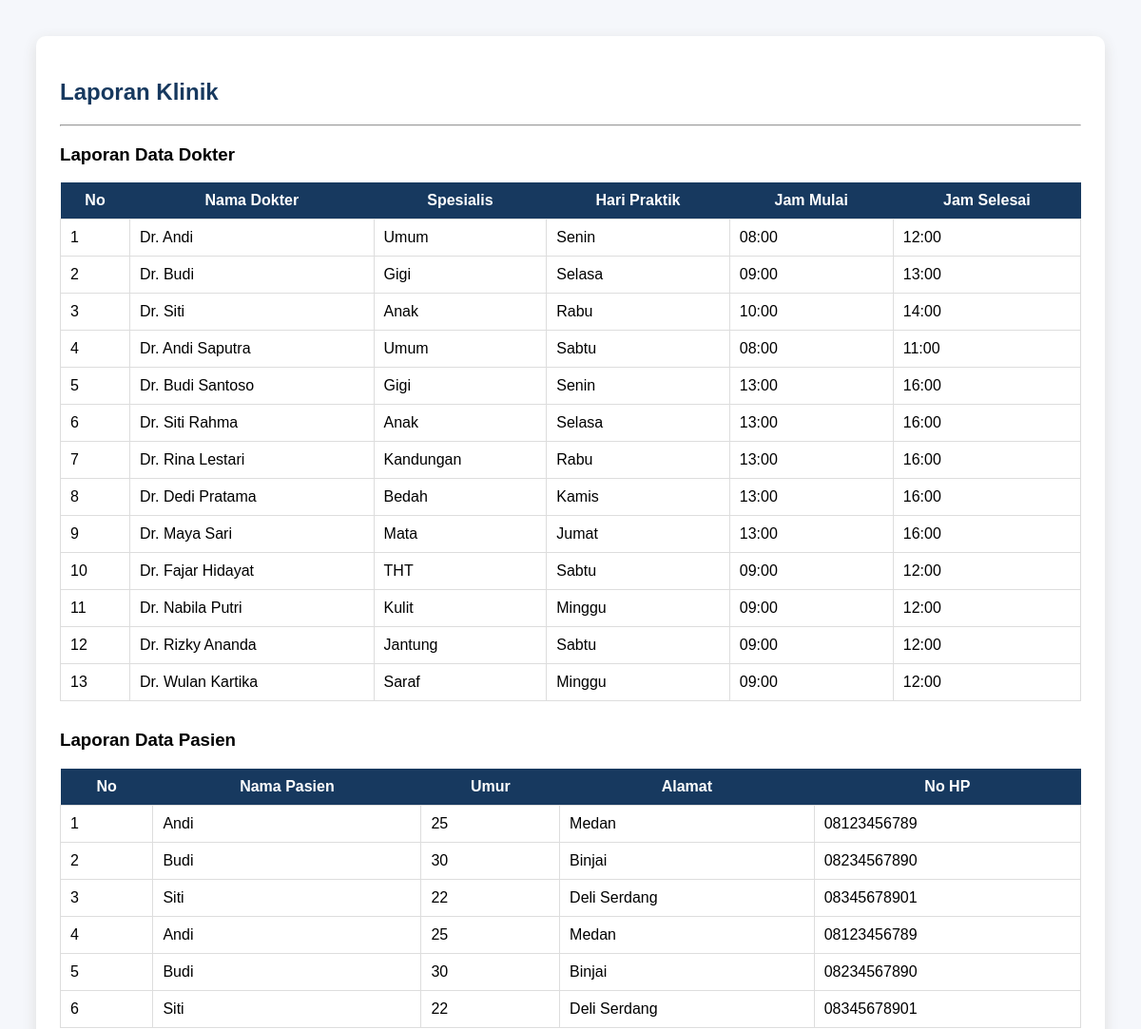
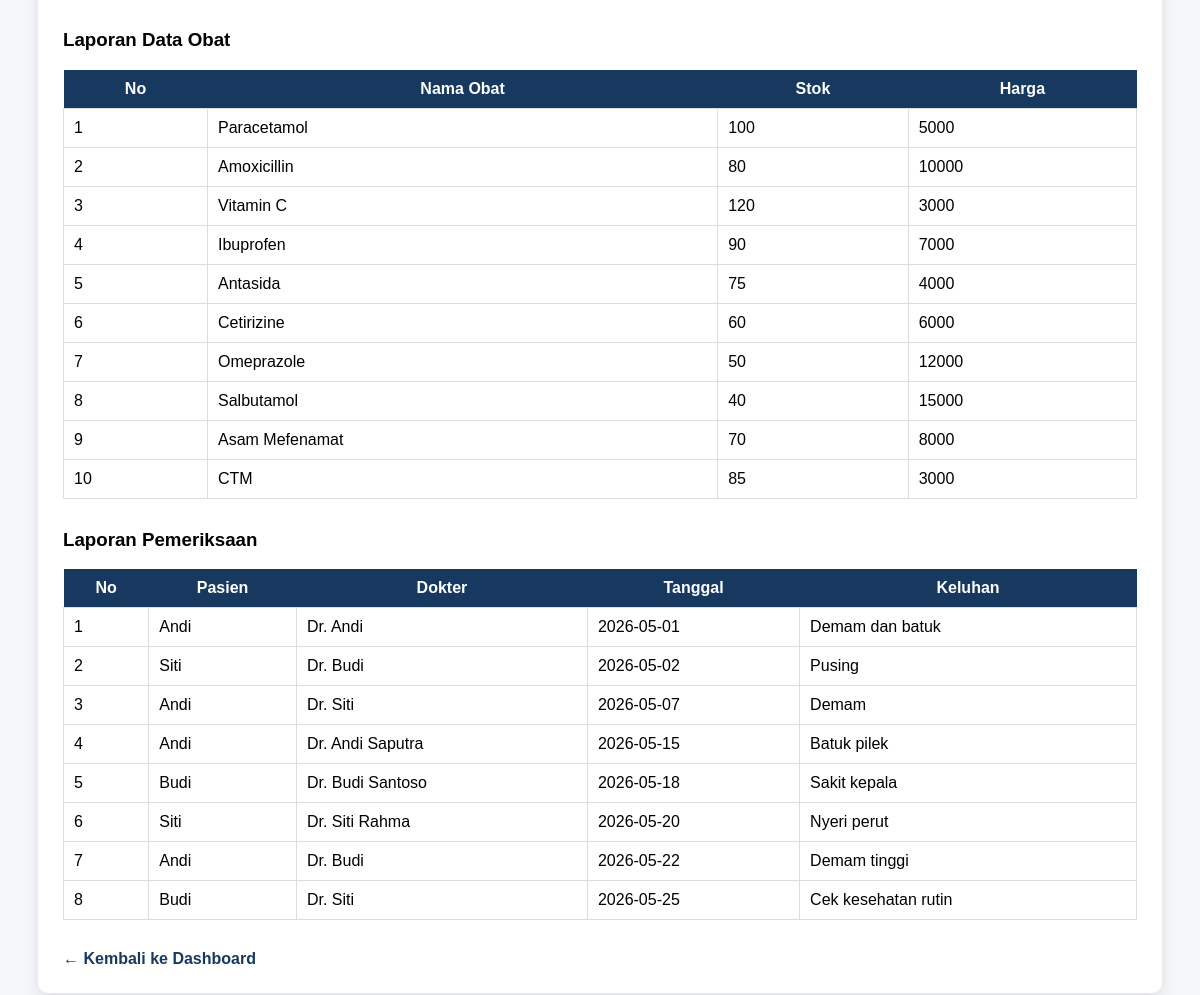
Screenshot of /laporan.php (signed in) with the database file from the repository (2 pictures, top to bottom).
### tables this page shows
CREATE TABLE `dokter` (
  `id` int(11) NOT NULL,
  `nama` varchar(100) DEFAULT NULL,
  `spesialis` varchar(100) DEFAULT NULL,
  `hari` varchar(20) DEFAULT NULL,
  `jam_mulai` time DEFAULT NULL,
  `jam_selesai` time DEFAULT NULL
);

CREATE TABLE `pasien` (
  `id` int(11) NOT NULL,
  `nama` varchar(100) DEFAULT NULL,
  `umur` int(11) DEFAULT NULL,
  `alamat` text DEFAULT NULL,
  `no_hp` varchar(15) DEFAULT NULL
);

CREATE TABLE `obat` (
  `id` int(11) NOT NULL,
  `nama_obat` varchar(100) DEFAULT NULL,
  `stok` int(11) DEFAULT NULL,
  `harga` int(11) DEFAULT NULL
);

CREATE TABLE `pemeriksaan` (
  `id` int(11) NOT NULL,
  `id_pasien` int(11) DEFAULT NULL,
  `id_dokter` int(11) DEFAULT NULL,
  `tanggal` date DEFAULT NULL,
  `keluhan` text DEFAULT NULL
);

### laporan.php (the view, shortened to what this page needs)
<?php
include "config.php";
$dokter = mysqli_query($conn,"SELECT * FROM dokter");
$pasien = mysqli_query($conn, "SELECT * FROM pasien");
$obat = mysqli_query($conn, "SELECT * FROM obat");
$pemeriksaan = mysqli_query($conn,"
SELECT pemeriksaan.*,
       pasien.nama AS nama_pasien,
       dokter.nama AS nama_dokter
FROM pemeriksaan
LEFT JOIN pasien ON pemeriksaan.id_pasien = pasien.id
LEFT JOIN dokter ON pemeriksaan.id_dokter = dokter.id
");
?>
<!DOCTYPE html>
<html>
<head>
</head>
<body>
<div class="container">
<h2>Laporan Klinik</h2>
<hr>
<h3>Laporan Data Dokter</h3>
<table>
<tr>
    <th>No</th>
    <th>Nama Dokter</th>
    <th>Spesialis</th>
    <th>Hari Praktik</th>
    <th>Jam Mulai</th>
    <th>Jam Selesai</th>
</tr>
<?php
$no = 1;
while($d = mysqli_fetch_assoc($dokter)) {
?>
<tr>
    <td><?= $no++ ?></td>
    <td><?= $d['nama'] ?></td>
    <td><?= $d['spesialis'] ?></td>
    <td><?= $d['hari'] ?></td>
    <td>
        <?= !empty($d['jam_mulai']) ? date('H:i', strtotime($d['jam_mulai'])) : '-' ?>
    </td>
    <td>
        <?= !empty($d['jam_selesai']) ? date('H:i', strtotime($d['jam_selesai'])) : '-' ?>
    </td>
</tr>
<?php } ?>
</table>
<h3>Laporan Data Pasien</h3>
<table>
<tr>
    <th>No</th>
    <th>Nama Pasien</th>
    <th>Umur</th>
    <th>Alamat</th>
    <th>No HP</th>
</tr>
<?php
$no=1;
while($p=mysqli_fetch_assoc($pasien)){
?>
<tr>
    <td><?= $no++ ?></td>
    <td><?= $p['nama'] ?></td>
    <td><?= $p['umur'] ?></td>
    <td><?= $p['alamat'] ?></td>
    <td><?= $p['no_hp'] ?></td>
</tr>
<?php } ?>
</table>
<h3>Laporan Data Obat</h3>
<table>
<tr>
    <th>No</th>
    <th>Nama Obat</th>
    <th>Stok</th>
    <th>Harga</th>
</tr>
<?php
$no=1;
while($o=mysqli_fetch_assoc($obat)){
?>
<tr>
    <td><?= $no++ ?></td>
    <td><?= $o['nama_obat'] ?></td>
    <td><?= $o['stok'] ?></td>
    <td><?= $o['harga'] ?></td>
</tr>
<?php } ?>
</table>
<h3>Laporan Pemeriksaan</h3>
<table>
<tr>
    <th>No</th>
    <th>Pasien</th>
    <th>Dokter</th>
    <th>Tanggal</th>
    <th>Keluhan</th>
</tr>
<?php
$no=1;
while($pm=mysqli_fetch_assoc($pemeriksaan)){
?>
<tr>
    <td><?= $no++ ?></td>
    <td><?= $pm['nama_pasien'] ?></td>
    <td><?= $pm['nama_dokter'] ?></td>
    <td><?= $pm['tanggal'] ?></td>
    <td><?= $pm['keluhan'] ?></td>
</tr>
<?php } ?>
</table>
<a href="dashboard.php">← Kembali ke Dashboard</a>
</div>
</body>
</html>

### laporan.php (style rules this page uses)
body { font-family:Arial; background:#f5f7fb; padding:30px; }
.container { background:white; padding:25px; border-radius:10px; box-shadow:0 5px 15px #ddd; }
h2 { color:#17395f; }
table { width:100%; border-collapse:collapse; margin-bottom:30px; }
th { background:#17395f; color:white; padding:10px; }
td { border:1px solid #ddd; padding:10px; }
a { text-decoration:none; color:#17395f; font-weight:bold; }

### rows the page displays
dokter: nama "Dr. Andi", spesialis "Umum", hari "Senin", jam_mulai "08:00", jam_selesai "12:00"
dokter: nama "Dr. Budi", spesialis "Gigi", hari "Selasa", jam_mulai "09:00", jam_selesai "13:00"
dokter: nama "Dr. Siti", spesialis "Anak", hari "Rabu", jam_mulai "10:00", jam_selesai "14:00"
dokter: nama "Dr. Andi Saputra", spesialis "Umum", hari "Sabtu", jam_mulai "08:00", jam_selesai "11:00"
dokter: nama "Dr. Budi Santoso", spesialis "Gigi", hari "Senin", jam_mulai "13:00", jam_selesai "16:00"
dokter: nama "Dr. Siti Rahma", spesialis "Anak", hari "Selasa", jam_mulai "13:00", jam_selesai "16:00"
dokter: nama "Dr. Rina Lestari", spesialis "Kandungan", hari "Rabu", jam_mulai "13:00", jam_selesai "16:00"
dokter: nama "Dr. Dedi Pratama", spesialis "Bedah", hari "Kamis", jam_mulai "13:00", jam_selesai "16:00"
dokter: nama "Dr. Maya Sari", spesialis "Mata", hari "Jumat", jam_mulai "13:00", jam_selesai "16:00"
dokter: nama "Dr. Fajar Hidayat", spesialis "THT", hari "Sabtu", jam_mulai "09:00", jam_selesai "12:00"
dokter: nama "Dr. Nabila Putri", spesialis "Kulit", hari "Minggu", jam_mulai "09:00", jam_selesai "12:00"
dokter: nama "Dr. Rizky Ananda", spesialis "Jantung", hari "Sabtu", jam_mulai "09:00", jam_selesai "12:00"
dokter: nama "Dr. Wulan Kartika", spesialis "Saraf", hari "Minggu", jam_mulai "09:00", jam_selesai "12:00"
pasien: nama "Andi", umur "25", alamat "Medan", no_hp "08123456789"
pasien: nama "Budi", umur "30", alamat "Binjai", no_hp "08234567890"
pasien: nama "Siti", umur "22", alamat "Deli Serdang", no_hp "08345678901"
pasien: nama "Andi", umur "25", alamat "Medan", no_hp "08123456789"
pasien: nama "Budi", umur "30", alamat "Binjai", no_hp "08234567890"
pasien: nama "Siti", umur "22", alamat "Deli Serdang", no_hp "08345678901"
obat: nama_obat "Paracetamol", stok "100", harga "5000"
obat: nama_obat "Amoxicillin", stok "80", harga "10000"
obat: nama_obat "Vitamin C", stok "120", harga "3000"
obat: nama_obat "Ibuprofen", stok "90", harga "7000"
obat: nama_obat "Antasida", stok "75", harga "4000"
obat: nama_obat "Cetirizine", stok "60", harga "6000"
obat: nama_obat "Omeprazole", stok "50", harga "12000"
obat: nama_obat "Salbutamol", stok "40", harga "15000"
obat: nama_obat "Asam Mefenamat", stok "70", harga "8000"
obat: nama_obat "CTM", stok "85", harga "3000"
pemeriksaan: id_pasien.nama "Andi", id_dokter.nama "Dr. Andi", tanggal "2026-05-01", keluhan "Demam dan batuk"
pemeriksaan: id_pasien.nama "Siti", id_dokter.nama "Dr. Budi", tanggal "2026-05-02", keluhan "Pusing"
pemeriksaan: id_pasien.nama "Andi", id_dokter.nama "Dr. Siti", tanggal "2026-05-07", keluhan "Demam"
pemeriksaan: id_pasien.nama "Andi", id_dokter.nama "Dr. Andi Saputra", tanggal "2026-05-15", keluhan "Batuk pilek"
pemeriksaan: id_pasien.nama "Budi", id_dokter.nama "Dr. Budi Santoso", tanggal "2026-05-18", keluhan "Sakit kepala"
pemeriksaan: id_pasien.nama "Siti", id_dokter.nama "Dr. Siti Rahma", tanggal "2026-05-20", keluhan "Nyeri perut"
pemeriksaan: id_pasien.nama "Andi", id_dokter.nama "Dr. Budi", tanggal "2026-05-22", keluhan "Demam tinggi"
pemeriksaan: id_pasien.nama "Budi", id_dokter.nama "Dr. Siti", tanggal "2026-05-25", keluhan "Cek kesehatan rutin"
